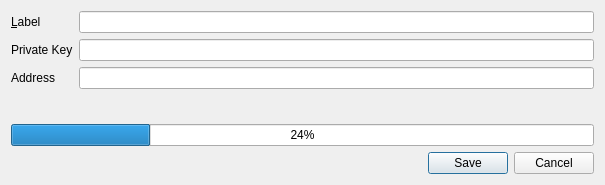
<?xml version="1.0" encoding="UTF-8"?>
<ui version="4.0">
 <class>ImportKeyDialog</class>
 <widget class="QDialog" name="ImportKeyDialog">
  <property name="geometry">
   <rect>
    <x>0</x>
    <y>0</y>
    <width>605</width>
    <height>185</height>
   </rect>
  </property>
  <property name="windowTitle">
   <string>Edit Address</string>
  </property>
  <layout class="QVBoxLayout" name="verticalLayout">
   <item>
    <layout class="QFormLayout" name="formLayout">
     <property name="fieldGrowthPolicy">
      <enum>QFormLayout::AllNonFixedFieldsGrow</enum>
     </property>
     <item row="0" column="0">
      <widget class="QLabel" name="labelLabel">
       <property name="text">
        <string>&amp;Label</string>
       </property>
       <property name="buddy">
        <cstring>labelEdit</cstring>
       </property>
      </widget>
     </item>
     <item row="0" column="1">
      <widget class="QLineEdit" name="labelEdit">
       <property name="toolTip">
        <string>The label to be associated with this contact entry</string>
       </property>
      </widget>
     </item>
     <item row="1" column="0">
      <widget class="QLabel" name="privateKeyLabel">
       <property name="text">
        <string>Private Key</string>
       </property>
       <property name="buddy">
        <cstring>privateKeyEdit</cstring>
       </property>
      </widget>
     </item>
     <item row="1" column="1">
      <widget class="QLineEdit" name="privateKeyEdit">
       <property name="toolTip">
        <string>The private key to import into the wallet</string>
       </property>
       <property name="inputMask">
        <string notr="true"/>
       </property>
       <property name="text">
        <string notr="true"/>
       </property>
      </widget>
     </item>
     <item row="2" column="0">
      <widget class="QLabel" name="addressLabel">
       <property name="text">
        <string>Address</string>
       </property>
      </widget>
     </item>
     <item row="2" column="1">
      <widget class="QLineEdit" name="addressEdit">
       <property name="enabled">
        <bool>true</bool>
       </property>
       <property name="toolTip">
        <string>The public address paired with the private key</string>
       </property>
       <property name="inputMask">
        <string notr="true"/>
       </property>
       <property name="text">
        <string notr="true"/>
       </property>
       <property name="readOnly">
        <bool>true</bool>
       </property>
      </widget>
     </item>
    </layout>
   </item>
   <item>
    <widget class="QProgressBar" name="progressBar">
     <property name="value">
      <number>24</number>
     </property>
    </widget>
   </item>
   <item>
    <widget class="QDialogButtonBox" name="buttonBox">
     <property name="orientation">
      <enum>Qt::Horizontal</enum>
     </property>
     <property name="standardButtons">
      <set>QDialogButtonBox::Cancel|QDialogButtonBox::Save</set>
     </property>
    </widget>
   </item>
  </layout>
 </widget>
 <resources/>
 <connections>
  <connection>
   <sender>buttonBox</sender>
   <signal>accepted()</signal>
   <receiver>ImportKeyDialog</receiver>
   <slot>accept()</slot>
   <hints>
    <hint type="sourcelabel">
     <x>248</x>
     <y>254</y>
    </hint>
    <hint type="destinationlabel">
     <x>157</x>
     <y>274</y>
    </hint>
   </hints>
  </connection>
  <connection>
   <sender>buttonBox</sender>
   <signal>rejected()</signal>
   <receiver>ImportKeyDialog</receiver>
   <slot>reject()</slot>
   <hints>
    <hint type="sourcelabel">
     <x>316</x>
     <y>260</y>
    </hint>
    <hint type="destinationlabel">
     <x>286</x>
     <y>274</y>
    </hint>
   </hints>
  </connection>
 </connections>
</ui>
